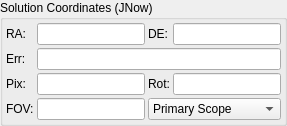
      <widget class="QGroupBox" name="groupBox_4">
       <property name="title">
        <string>Solution Coordinates (JNow)</string>
       </property>
       <layout class="QGridLayout" name="gridLayout_2">
        <property name="leftMargin">
         <number>3</number>
        </property>
        <property name="topMargin">
         <number>3</number>
        </property>
        <property name="rightMargin">
         <number>3</number>
        </property>
        <property name="bottomMargin">
         <number>3</number>
        </property>
        <property name="spacing">
         <number>3</number>
        </property>
        <item row="2" column="1">
         <widget class="QLineEdit" name="pixScaleOut">
          <property name="toolTip">
           <string>Image scale in arcsecs/pixel</string>
          </property>
          <property name="readOnly">
           <bool>true</bool>
          </property>
         </widget>
        </item>
        <item row="2" column="0">
         <widget class="QLabel" name="label_17">
          <property name="toolTip">
           <string>Image scale in arcsecs/pixel</string>
          </property>
          <property name="text">
           <string>Pix:</string>
          </property>
         </widget>
        </item>
        <item row="3" column="1">
         <widget class="QLineEdit" name="FOVOut">
          <property name="toolTip">
           <string>Effective field of view size in arcminutes.</string>
          </property>
          <property name="text">
           <string/>
          </property>
          <property name="readOnly">
           <bool>false</bool>
          </property>
         </widget>
        </item>
        <item row="2" column="3">
         <widget class="QLineEdit" name="RotOut">
          <property name="toolTip">
           <string>Image rotation angle, East of North</string>
          </property>
          <property name="readOnly">
           <bool>true</bool>
          </property>
         </widget>
        </item>
        <item row="0" column="1">
         <widget class="QLineEdit" name="SolverRAOut">
          <property name="readOnly">
           <bool>true</bool>
          </property>
         </widget>
        </item>
        <item row="0" column="0">
         <widget class="QLabel" name="label_2">
          <property name="text">
           <string>RA:</string>
          </property>
         </widget>
        </item>
        <item row="1" column="0">
         <widget class="QLabel" name="err">
          <property name="toolTip">
           <string>Difference between telescope coordinates and solution coordinates in arcsec</string>
          </property>
          <property name="text">
           <string>Err:</string>
          </property>
         </widget>
        </item>
        <item row="0" column="3">
         <widget class="QLineEdit" name="SolverDecOut">
          <property name="readOnly">
           <bool>true</bool>
          </property>
         </widget>
        </item>
        <item row="3" column="0">
         <widget class="QLabel" name="label_8">
          <property name="toolTip">
           <string>Effective field of view size in arcminutes.</string>
          </property>
          <property name="text">
           <string>FOV:</string>
          </property>
         </widget>
        </item>
        <item row="2" column="2">
         <widget class="QLabel" name="label_10">
          <property name="toolTip">
           <string>Image rotation angle, East of North</string>
          </property>
          <property name="text">
           <string>Rot:</string>
          </property>
         </widget>
        </item>
        <item row="0" column="2">
         <widget class="QLabel" name="label_6">
          <property name="text">
           <string>DE:</string>
          </property>
         </widget>
        </item>
        <item row="1" column="1" colspan="3">
         <widget class="QLineEdit" name="errOut">
          <property name="toolTip">
           <string>Difference between telescope coordinates and solution coordinates in arcsec</string>
          </property>
          <property name="text">
           <string/>
          </property>
          <property name="readOnly">
           <bool>true</bool>
          </property>
         </widget>
        </item>
        <item row="3" column="2" colspan="2">
         <widget class="QComboBox" name="FOVScopeCombo">
          <property name="toolTip">
           <string>Select which telescope to use when performing Field of View calculations.</string>
          </property>
          <item>
           <property name="text">
            <string>Primary Scope</string>
           </property>
          </item>
          <item>
           <property name="text">
            <string>Guide Scope</string>
           </property>
          </item>
         </widget>
        </item>
       </layout>
      </widget>
